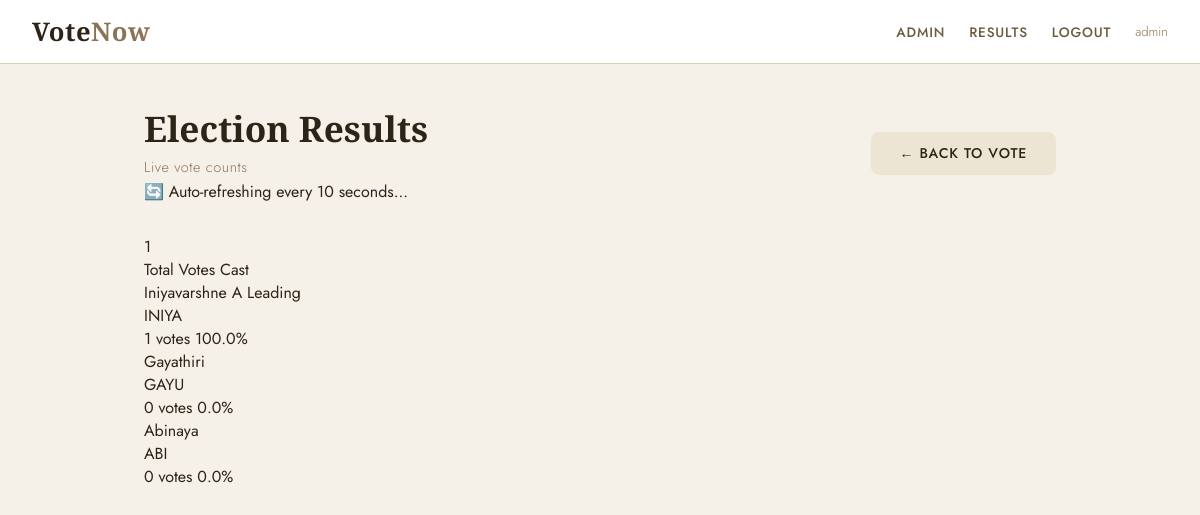
The page /results (signed in) on the database its author committed.
### tables this page shows
CREATE TABLE candidates (
                id          INTEGER PRIMARY KEY AUTOINCREMENT,
                name        TEXT NOT NULL,
                party       TEXT,
                description TEXT,
                votes       INTEGER DEFAULT 0
            );

### app.py (the view)
@app.route("/results")
def results():
    if "user_id" not in session:
        return redirect(url_for("login"))
    with get_db() as db:
        candidates = db.execute("SELECT * FROM candidates ORDER BY votes DESC").fetchall()
        total = db.execute("SELECT SUM(votes) as t FROM candidates").fetchone()["t"] or 0
    return render_template("results.html", candidates=candidates, total=total)

### app.py (called while the page is built)
def get_db():
    conn = sqlite3.connect(DB)
    conn.row_factory = sqlite3.Row
    return conn

### templates/results.html (shortened to what this page needs)
{% extends "base.html" %}
{% block content %}
<div style="display:flex;align-items:center;justify-content:space-between;margin-bottom:2rem;">
  <div>
    <h1>Election Results</h1>
    <p class="subtitle" style="margin-bottom:.2rem;">Live vote counts</p>
    <span class="refresh-badge" id="refreshStatus">🔄 Auto-refreshing every 10 seconds...</span>
  </div>
  <a href="{{ url_for('vote') }}" class="btn btn-secondary">← Back to Vote</a>
</div>
<div class="total-box" id="totalBox">
  <div class="total-num" id="totalCount">{{ total }}</div>
  <div class="total-label">Total Votes Cast</div>
</div>
<div class="results-list" id="resultsList">
  {% if candidates %}
    {% for c in candidates %}
    {% set pct = ((c.votes / total * 100) | round(1)) if total > 0 else 0 %}
    {% set i = loop.index0 %}
    <div class="result-row">
      <div class="result-top">
        <div>
          <span class="result-name">{{ c.name }}</span>
          {% if i == 0 and c.votes > 0 %}<span class="leader-badge">Leading</span>{% endif %}
          {% if c.party %}<div class="result-party">{{ c.party }}</div>{% endif %}
        </div>
        <div>
          <span class="result-count">{{ c.votes }} votes</span>
          <span class="result-pct">{{ pct }}%</span>
        </div>
      </div>
    </div>
    {% endfor %}
  {% else %}
  <div class="card" style="text-align:center;padding:3rem;">
    <p style="color:var(--brown);">No candidates added yet.</p>
  </div>
  {% endif %}
</div>
{% endblock %}

### templates/base.html (shortened to what this page needs)
<!DOCTYPE html>
<html lang="en">
<head>
</head>
<body>
<nav>
  <div class="nav-brand">Vote<span>Now</span></div>
  <div class="nav-links">
    {% if session.user_id %}
      {% if not session.is_admin %}
        <a href="{{ url_for('vote') }}">Vote</a>
        <a href="{{ url_for('results') }}">Results</a>
      {% else %}
        <a href="{{ url_for('admin_panel') }}">Admin</a>
        <a href="{{ url_for('results') }}">Results</a>
      {% endif %}
      <a href="{{ url_for('logout') }}">Logout</a>
      <span class="nav-user">{{ session.username }}</span>
    {% endif %}
  </div>
</nav>
<main>
  {% block content %}{% endblock %}
</main>
</body>
</html>

### templates/base.html (style rules this page uses)
:root { --white: #FFFFFF; --beige-1: #F5F0E8; --beige-2: #EDE5D4; --beige-3: #D9CEBC; --brown: #8B7355; --dark: #2C2416; --accent: #6B5B3E; --success: #4A7C59; --danger: #8B3A3A; --shadow: 0 2px 20px rgba(44,36,22,0.08); }
*, *::before, *::after { box-sizing: border-box; margin: 0; padding: 0; }
body { font-family: 'Jost', sans-serif; background: var(--beige-1); color: var(--dark); min-height: 100vh; }
nav { background: var(--white); border-bottom: 1px solid var(--beige-3); padding: 0 2rem; display: flex; align-items: center; justify-content: space-between; height: 64px; position: sticky; top: 0; z-index: 100; }
.nav-brand { font-family: 'Cormorant Garamond', serif; font-size: 1.6rem; font-weight: 700; color: var(--dark); letter-spacing: 0.02em; }
.nav-brand span { color: var(--brown); }
.nav-links { display: flex; gap: 1.5rem; align-items: center; }
.nav-links a { text-decoration: none; color: var(--accent); font-size: 0.85rem; font-weight: 500; letter-spacing: 0.06em; text-transform: uppercase; transition: color .2s; }
.nav-user { font-size: 0.82rem; color: var(--brown); font-weight: 300; }
main { max-width: 960px; margin: 0 auto; padding: 2.5rem 1.5rem; }
h1 { font-family: 'Cormorant Garamond', serif; font-size: 2.2rem; font-weight: 700; color: var(--dark); margin-bottom: 0.3rem; }
.subtitle { color: var(--brown); font-size: .9rem; font-weight: 300; margin-bottom: 2rem; letter-spacing: 0.04em; }
.btn { display: inline-block; padding: .7rem 1.8rem; border-radius: 8px; border: none; font-family: 'Jost', sans-serif; font-size: .88rem; font-weight: 500; letter-spacing: .06em; text-transform: uppercase; cursor: pointer; transition: all .2s; text-decoration: none; }
.btn-secondary { background: var(--beige-2); color: var(--dark); }

### rows shown on the page
candidates: name "Iniyavarshne A", shows "Leading", party "INIYA", votes "1", pct "100.0"
candidates: name "Gayathiri", party "GAYU", votes "0", pct "0.0"
candidates: name "Abinaya", party "ABI", votes "0", pct "0.0"

### other values the page prints
{{ session.username }} "admin"
{{ total }} "1"
